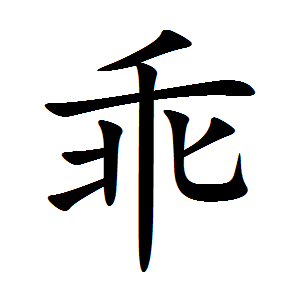
#> input picture test/test.png, 300 x 300 px, found by its file name
$ python ac.py   (older library calls are emulated)
#> lines starting #> are read from the running program, lines starting #| are printed output that depends on the picture; after the words box and inside, x2 and y2 are one past the last pixel; in counts of white or black regions, pixels touching at a corner belong together
import cv2
img = cv2.imread("D:\\WorkerCode\\zhihu\\test\\test.png")
#> img is the input picture: shape (300, 300, 3); mean B, G, R 222, 222, 222
# 转灰度图片
gray = cv2.cvtColor(img,cv2.COLOR_BGR2GRAY)
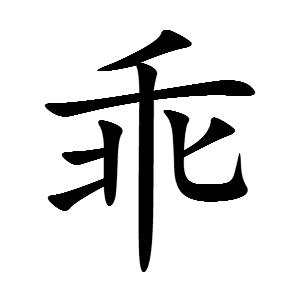
#> gray: shape (300, 300); min 0, max 255, mean 222

ret, binary = cv2.threshold(gray,127,255,cv2.THRESH_BINARY)
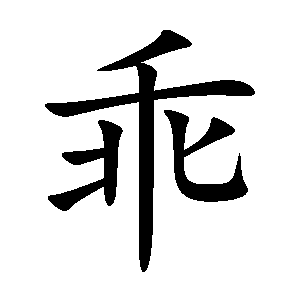
#> binary: shape (300, 300); 87.1% white; 3 black regions

# 轮廓检测
_ ,contours, hierarchy = cv2.findContours(binary, cv2.RETR_TREE, cv2.CHAIN_APPROX_NONE)
#> contours = 4 contours; box (x1, y1, x2, y2) and area: (0, 0, 300, 300) 89401, (44, 29, 256, 273) 6904, (163, 109, 249, 203) 3106, (47, 119, 124, 212) 2546

# 新打开一个图片，我这里这张图片是一张纯白图片
newImg = cv2.imread("E:\\fort.bmp")
#> (the run stopped early here; a loop or call above may not have finished)
